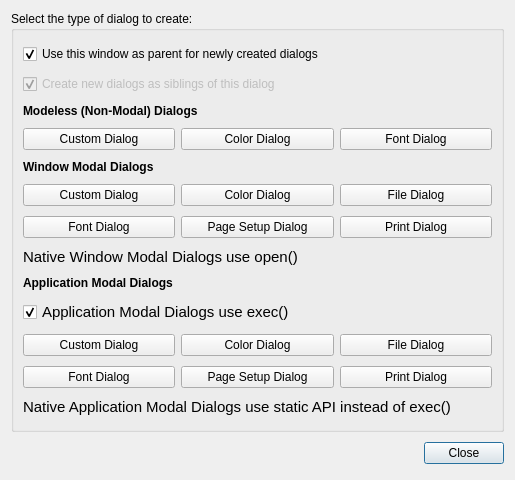
<?xml version="1.0" encoding="UTF-8"?>
<ui version="4.0">
 <class>Dialog</class>
 <widget class="QDialog" name="Dialog">
  <property name="geometry">
   <rect>
    <x>0</x>
    <y>0</y>
    <width>515</width>
    <height>480</height>
   </rect>
  </property>
  <property name="windowTitle">
   <string>Dialog</string>
  </property>
  <layout class="QVBoxLayout" name="verticalLayout">
   <item>
    <widget class="QGroupBox" name="groupBox">
     <property name="title">
      <string>Select the type of dialog to create:</string>
     </property>
     <layout class="QGridLayout" name="gridLayout">
      <item row="0" column="0" colspan="3">
       <widget class="QCheckBox" name="useThisAsParentCheckBox">
        <property name="text">
         <string>Use this window as parent for newly created dialogs</string>
        </property>
        <property name="checked">
         <bool>true</bool>
        </property>
       </widget>
      </item>
      <item row="3" column="0">
       <widget class="QPushButton" name="modelessCustomDialogButton">
        <property name="text">
         <string>Custom Dialog</string>
        </property>
       </widget>
      </item>
      <item row="3" column="1">
       <widget class="QPushButton" name="modelessColorDialogButton">
        <property name="text">
         <string>Color Dialog</string>
        </property>
       </widget>
      </item>
      <item row="3" column="2">
       <widget class="QPushButton" name="modelessFontDialogButton">
        <property name="text">
         <string>Font Dialog</string>
        </property>
       </widget>
      </item>
      <item row="5" column="0">
       <widget class="QPushButton" name="windowModalCustomDialogButton">
        <property name="text">
         <string>Custom Dialog</string>
        </property>
       </widget>
      </item>
      <item row="5" column="1">
       <widget class="QPushButton" name="windowModalColorDialogButton">
        <property name="text">
         <string>Color Dialog</string>
        </property>
       </widget>
      </item>
      <item row="5" column="2">
       <widget class="QPushButton" name="windowModalFileDialogButton">
        <property name="text">
         <string>File Dialog</string>
        </property>
       </widget>
      </item>
      <item row="6" column="0">
       <widget class="QPushButton" name="windowModalFontDialogButton">
        <property name="text">
         <string>Font Dialog</string>
        </property>
       </widget>
      </item>
      <item row="6" column="1">
       <widget class="QPushButton" name="windowModalPageSetupDialogButton">
        <property name="text">
         <string>Page Setup Dialog</string>
        </property>
       </widget>
      </item>
      <item row="6" column="2">
       <widget class="QPushButton" name="windowModalPrintDialogButton">
        <property name="text">
         <string>Print Dialog</string>
        </property>
       </widget>
      </item>
      <item row="10" column="0">
       <widget class="QPushButton" name="applicationModalCustomDialogButton">
        <property name="text">
         <string>Custom Dialog</string>
        </property>
       </widget>
      </item>
      <item row="10" column="1">
       <widget class="QPushButton" name="applicationModalColorDialogButton">
        <property name="text">
         <string>Color Dialog</string>
        </property>
       </widget>
      </item>
      <item row="10" column="2">
       <widget class="QPushButton" name="applicationModalFileDialogButton">
        <property name="text">
         <string>File Dialog</string>
        </property>
       </widget>
      </item>
      <item row="11" column="0">
       <widget class="QPushButton" name="applicationModalFontDialogButton">
        <property name="text">
         <string>Font Dialog</string>
        </property>
       </widget>
      </item>
      <item row="11" column="1">
       <widget class="QPushButton" name="applicationModalPageSetupDialogButton">
        <property name="text">
         <string>Page Setup Dialog</string>
        </property>
       </widget>
      </item>
      <item row="11" column="2">
       <widget class="QPushButton" name="applicationModalPrintDialogButton">
        <property name="text">
         <string>Print Dialog</string>
        </property>
       </widget>
      </item>
      <item row="12" column="0" colspan="3">
       <widget class="QLabel" name="applicationModalNoteLabel">
        <property name="sizePolicy">
         <sizepolicy hsizetype="Preferred" vsizetype="Fixed">
          <horstretch>0</horstretch>
          <verstretch>0</verstretch>
         </sizepolicy>
        </property>
        <property name="font">
         <font>
          <pointsize>11</pointsize>
         </font>
        </property>
        <property name="text">
         <string>Native Application Modal Dialogs use static API instead of exec()</string>
        </property>
       </widget>
      </item>
      <item row="9" column="0" colspan="3">
       <widget class="QCheckBox" name="applicationModalUseExecCheckBox">
        <property name="font">
         <font>
          <pointsize>11</pointsize>
         </font>
        </property>
        <property name="text">
         <string>Application Modal Dialogs use exec()</string>
        </property>
        <property name="checked">
         <bool>true</bool>
        </property>
       </widget>
      </item>
      <item row="7" column="0" colspan="3">
       <widget class="QLabel" name="windowModalNoteLabel">
        <property name="sizePolicy">
         <sizepolicy hsizetype="Preferred" vsizetype="Fixed">
          <horstretch>0</horstretch>
          <verstretch>0</verstretch>
         </sizepolicy>
        </property>
        <property name="font">
         <font>
          <pointsize>11</pointsize>
         </font>
        </property>
        <property name="text">
         <string>Native Window Modal Dialogs use open()</string>
        </property>
       </widget>
      </item>
      <item row="8" column="0" colspan="3">
       <widget class="QLabel" name="applicationModalDialogsLabel">
        <property name="sizePolicy">
         <sizepolicy hsizetype="Preferred" vsizetype="Fixed">
          <horstretch>0</horstretch>
          <verstretch>0</verstretch>
         </sizepolicy>
        </property>
        <property name="font">
         <font>
          <weight>75</weight>
          <bold>true</bold>
         </font>
        </property>
        <property name="text">
         <string>Application Modal Dialogs</string>
        </property>
       </widget>
      </item>
      <item row="4" column="0" colspan="2">
       <widget class="QLabel" name="windowModalDialogsLabel">
        <property name="sizePolicy">
         <sizepolicy hsizetype="Preferred" vsizetype="Fixed">
          <horstretch>0</horstretch>
          <verstretch>0</verstretch>
         </sizepolicy>
        </property>
        <property name="font">
         <font>
          <weight>75</weight>
          <bold>true</bold>
         </font>
        </property>
        <property name="text">
         <string>Window Modal Dialogs</string>
        </property>
       </widget>
      </item>
      <item row="2" column="0" colspan="3">
       <widget class="QLabel" name="modelessDialogsLabel">
        <property name="sizePolicy">
         <sizepolicy hsizetype="Preferred" vsizetype="Fixed">
          <horstretch>0</horstretch>
          <verstretch>0</verstretch>
         </sizepolicy>
        </property>
        <property name="font">
         <font>
          <weight>75</weight>
          <bold>true</bold>
         </font>
        </property>
        <property name="text">
         <string>Modeless (Non-Modal) Dialogs</string>
        </property>
       </widget>
      </item>
      <item row="1" column="0" colspan="3">
       <widget class="QCheckBox" name="createSiblingDialogCheckBox">
        <property name="enabled">
         <bool>false</bool>
        </property>
        <property name="text">
         <string>Create new dialogs as siblings of this dialog</string>
        </property>
        <property name="checked">
         <bool>true</bool>
        </property>
       </widget>
      </item>
     </layout>
    </widget>
   </item>
   <item>
    <layout class="QHBoxLayout">
     <item>
      <spacer>
       <property name="orientation">
        <enum>Qt::Horizontal</enum>
       </property>
       <property name="sizeHint" stdset="0">
        <size>
         <width>131</width>
         <height>31</height>
        </size>
       </property>
      </spacer>
     </item>
     <item>
      <widget class="QPushButton" name="okButton">
       <property name="text">
        <string>Close</string>
       </property>
       <property name="default">
        <bool>true</bool>
       </property>
      </widget>
     </item>
    </layout>
   </item>
  </layout>
 </widget>
 <resources/>
 <connections>
  <connection>
   <sender>okButton</sender>
   <signal>clicked()</signal>
   <receiver>Dialog</receiver>
   <slot>accept()</slot>
   <hints>
    <hint type="sourcelabel">
     <x>397</x>
     <y>338</y>
    </hint>
    <hint type="destinationlabel">
     <x>96</x>
     <y>254</y>
    </hint>
   </hints>
  </connection>
  <connection>
   <sender>useThisAsParentCheckBox</sender>
   <signal>toggled(bool)</signal>
   <receiver>createSiblingDialogCheckBox</receiver>
   <slot>setDisabled(bool)</slot>
   <hints>
    <hint type="sourcelabel">
     <x>260</x>
     <y>39</y>
    </hint>
    <hint type="destinationlabel">
     <x>260</x>
     <y>60</y>
    </hint>
   </hints>
  </connection>
 </connections>
</ui>
